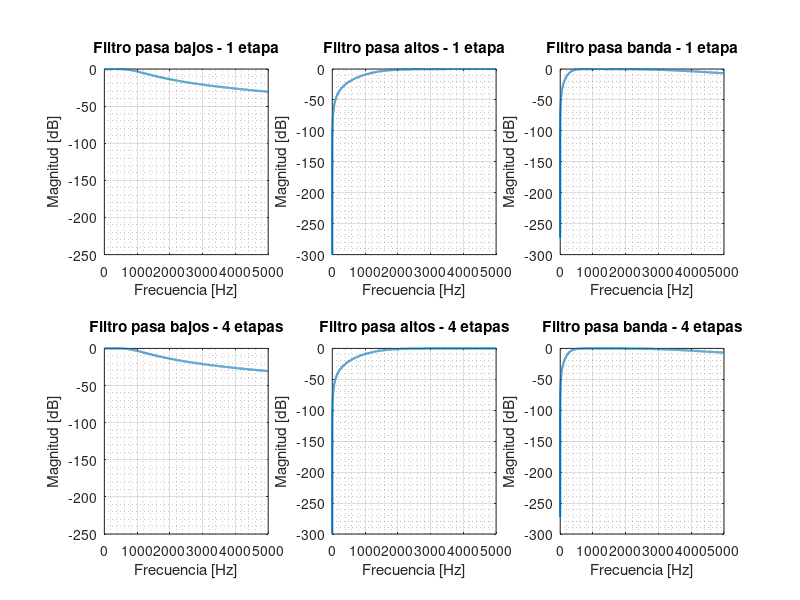

Source code (MATLAB):
%% <------- Guia 6 - Ejercicio 2.1 ----------->

clc; % borra la consola
clear all; % borra todas las variables
close all; % cierra las ventanas de imagen

%% especificaciones:

fs = 39062; % [Hz] frecuencia de muestreo

fpb_hz = 500;       % [Hz] pasa bajos
fpa_hz = 3000;      % [Hz] pasa altos
fpban_l_hz = 700;   % [Hz] \__ pasa banda
fpban_h_hz = 2000;  % [Hz] /

N = 2;              % orden del filtro
RP = 0.1;           % ripple en la banda de paso

fpb = 2 * fpb_hz / fs;           % \
fpa = 2 * fpa_hz / fs;           % |_ se convierte a frecuencias digitales
fpband_pa = 2 * fpban_l_hz / fs; % |
fpband_pb = 2 * fpban_h_hz / fs; % /

imp = zeros(1, 4 * fs); % \__ funcion impulso con un vector de 4 segundos
imp(1) = 1;             % /

%% pasa bajos

[Bpb, Apb] = cheby1 (N, RP, fpb, 'low'); % funcion del filtro Chebyshev tipo I
                                          % orden, ripple, fc, tipo

hpb = filter (Bpb, Apb, imp); % evalua la respuesta al impulso del filtro
Hpb = fft(hpb, fs); % calcula la FFT
Hdb_pb = mag2db (abs (Hpb (1 : fs/2))); % convierte a dB el valor absoluto de las muestras de f positiva

%% pasa altos

[Bpa, Apa] = cheby1 (N, RP, fpa, 'high'); % funcion del filtro Chebyshev tipo I 
                                          % orden, ripple, fc, tipo

hpa = filter (Bpa, Apa, imp); % evalua la respuesta al impulso del filtro
Hpa = fft(hpa, fs); % calcula la FFT
Hdb_pa = mag2db (abs (Hpa (1 : fs/2))); % convierte a dB el valor absoluto de las muestras de f positiva

%% pasa banda

[Bpband_l, Apband_l] = cheby1 (N, RP, fpband_pa, 'high'); % funcion del filtro Chebyshev tipo I
                                                          % orden, ripple, fc, tipo
[Bpband_h, Apband_h] = cheby1 (N, RP, fpband_pb, 'low'); % funcion del filtro Chebyshev tipo I
                                                         % orden, ripple, fc, tipo

hpband_l = filter (Bpband_l, Apband_l, imp); % evalua la respuesta al impulso del filtro pasa alto
hpband_h = filter (Bpband_h, Apband_h, imp); % evalua la respuesta al impulso del filtro pasa bajo
hpband = conv(hpband_l, hpband_h); % filtro pasa banda convolucionando pa y pb

Hpband = fft(hpband, fs); % calcula la FFT
Hdb_pband = mag2db (abs (Hpband (1 : fs/2))); % convierte a dB el valor absoluto de las muestras de f positiva

%% combinacion en serie de 4 etapas 

hpb4 = hpb;
hpa4 = hpa;
hpband4 = hpband;

%for n = 1:4
%    hpb4 = conv (hpb4, hpb);
%    hpa4 = conv (hpa4, hpa);
%    hpband4 = conv (hpband4, hpband);
%end

Hpb4 = fft(hpb4, fs); % calcula la FFT
Hdb_pb4 = mag2db (abs (Hpb4 (1 : fs/2))); % convierte a dB el valor absoluto de las muestras de f positiva

Hpa4 = fft(hpa4, fs); % calcula la FFT
Hdb_pa4 = mag2db (abs (Hpa4 (1 : fs/2))); % convierte a dB el valor absoluto de las muestras de f positiva

Hpband4 = fft(hpband4, fs); % calcula la FFT
Hdb_pband4 = mag2db (abs (Hpband4 (1 : fs/2))); % convierte a dB el valor absoluto de las muestras de f positiva

%% Graficos

% pasa bajos - 1 etapa
frec = (0 : 1 : (fs/2)-1 ); % vector con los valores de frecuencia (el primer elemento es 0Hz)
figure('name','Guia 6 ejercicio 2.1 - Filtros Chebyshev tipo I de segundo orden','Units','normalized','Position',[0 0 1 1]); % pantalla completa
subplot(2,3,1);  % subplot (filas, columnas, indice)
plot (frec, Hdb_pb, 'linewidth', 1.5); % grafica de la respuesta al impulso
xlim([0 5000]); % limites de los ejes
grid on;
grid minor;
xlabel ('Frecuencia [Hz]'); % etiqueta eje X
ylabel ('Magnitud [dB]');  % etiqueta eje y
title ('Filtro pasa bajos - 1 etapa'); % titulo

% pasa altos - 1 etapa
subplot(2,3,2);  % subplot (filas, columnas, indice)
plot (frec, Hdb_pa, 'linewidth', 1.5); % grafica de la respuesta al impulso
xlim([0 5000]); % limites de los ejes
grid on;
grid minor;
xlabel ('Frecuencia [Hz]'); % etiqueta eje X
ylabel ('Magnitud [dB]');  % etiqueta eje y
title ('Filtro pasa altos - 1 etapa'); % titulo

% pasa banda - 1 etapa
subplot(2,3,3);  % subplot (filas, columnas, indice)
plot (frec, Hdb_pband, 'linewidth', 1.5); % grafica de la respuesta al impulso
xlim([0 5000]); % limites de los ejes
grid on;
grid minor;
xlabel ('Frecuencia [Hz]'); % etiqueta eje X
ylabel ('Magnitud [dB]');  % etiqueta eje y
title ('Filtro pasa banda - 1 etapa'); % titulo

% pasa bajos - 4 etapas
subplot(2,3,4);  % subplot (filas, columnas, indice)
plot (frec, Hdb_pb4, 'linewidth', 1.5); % grafica de la respuesta al impulso
xlim([0 5000]); % limites de los ejes
grid on;
grid minor;
xlabel ('Frecuencia [Hz]'); % etiqueta eje X
ylabel ('Magnitud [dB]');  % etiqueta eje y
title ('Filtro pasa bajos - 4 etapas'); % titulo

% pasa altos - 4 etapas
subplot(2,3,5);  % subplot (filas, columnas, indice)
plot (frec, Hdb_pa4, 'linewidth', 1.5); % grafica de la respuesta al impulso
xlim([0 5000]); % limites de los ejes
grid on;
grid minor;
xlabel ('Frecuencia [Hz]'); % etiqueta eje X
ylabel ('Magnitud [dB]');  % etiqueta eje y
title ('Filtro pasa altos - 4 etapas'); % titulo

% pasa banda - 4 etapas
subplot(2,3,6);  % subplot (filas, columnas, indice)
plot (frec, Hdb_pband4, 'linewidth', 1.5); % grafica de la respuesta al impulso
xlim([0 5000]); % limites de los ejes
grid on;
grid minor;
xlabel ('Frecuencia [Hz]'); % etiqueta eje X
ylabel ('Magnitud [dB]');  % etiqueta eje y
title ('Filtro pasa banda - 4 etapas'); % titulo

